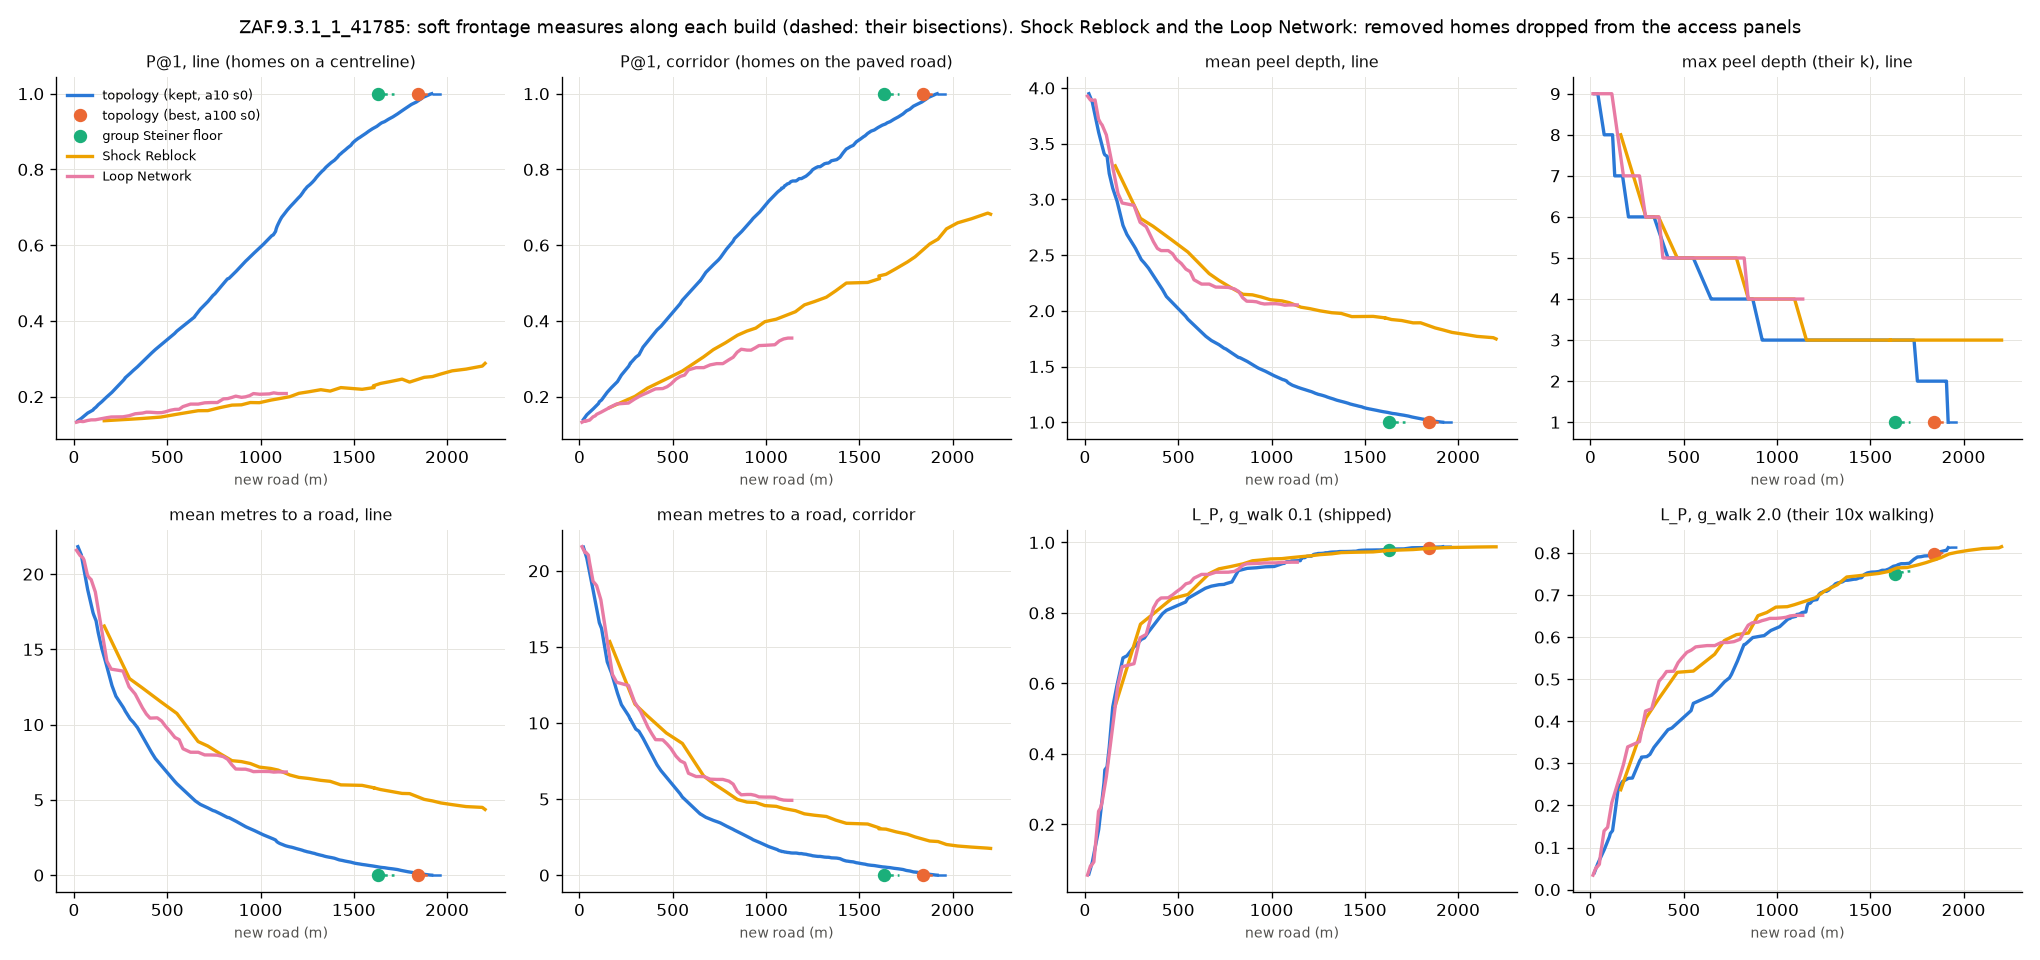

Reproduce this figure in Python.
"""Soft versions of topology's all-or-nothing frontage objective along each network's whole build
trajectory (owner 2026-11-05: "A soft objective lets us evaluate the trajectory rather than just
the end state"), on the face-off block (terms.py's networks, block and conventions).

States: topology's kept run in its build order (terms.topology_kept) and its six bisections; the
best sample (alpha 100 seed 0) and its bisections; the group Steiner floor and its bisections;
Shock Reblock by step (terms.shock: the paved corridor, its skeleton the centreline); the Loop
Network by canonical prefix (terms.cycle). The bisections' roads are read back from
rows/<part>.bisections.json (terms.bisected wrote each new edge).

Per state, over HOMES (buildings; each sits in exactly one parcel, the parcel that contains it, so
a home's access is its parcel's), the homes the state removes left out: a home is removed when the
paved corridor takes at least tau of its footprint (common.MEASURE's ramp at 1, so D counts it a
whole home), and D (area weights, common.MEASURE) charges for it already -- for our methods only
(REMOVES): topology's paths are lines that displace no one in its model. Measures:
  P@1        share of the kept homes whose parcel touches a street-connected road, under `line`
             (within STREET_TOL of a centreline: their convention) and `corridor` (within
             STREET_TOL of the paved corridor's edge: ours);
  depth      reblock.derive.access.parcel_access_layers per home, unreached one_past_deepest (as
             reblock does): mean, P@d = share at depth <= d (d = 1..4), access_burden (sum of
             depth^2 over kept homes), max (their k analogue: 1 is universal access);
  metres     reblock.derive.geometric_access.geometric_access_distances (tol STREET_TOL): mean and
             90th percentile;
  L_P        reblock.permeability.permeability, PermeabilityParams as shipped (conf/
             permeability.yaml) but g_walk in G_WALKS. Over PARCELS (the electrical mesh is the
             parcels'; a removed home's parcel stays a node). Every network as 7 m road
             centrelines (Shock Reblock's: its corridor's skeleton at 7 m).
Depth and metres are given under both conventions: the peel and the metres are reblock's
(parcel_access_layers, geometric_access_distances) seeded from the street-connected centrelines
under `line`, and the same BFS and Dijkstra (peel_from, metres_from, checked equal to reblock's on
lines every CHECK_EVERY states) seeded from the street-connected paved area under `corridor`.

    S=research/roadless/atlas/topology_terms/soft.py    # from the repo root, PYTHONPATH=.
    OMP_NUM_THREADS=1 OPENBLAS_NUM_THREADS=1 MKL_NUM_THREADS=1 NUMBA_NUM_THREADS=1 \\
        PYTHONDONTWRITEBYTECODE=1 uv run python $S rows <block> <part>   # soft/<part>.parquet
    ... $S report <block>                                              # soft_report.txt, soft.png
"""
from __future__ import annotations

import json
import sys
import time
from pathlib import Path
from typing import Any, NamedTuple

import geopandas as gpd
import numpy as np
import pandas as pd
import scipy.sparse as sp
import shapely
import yaml
from scipy.sparse.csgraph import dijkstra

HERE = Path(__file__).resolve().parent
sys.path.insert(0, str(HERE))
sys.path.insert(0, str(HERE.parents[1]))           # research/roadless: common, road_rescore
sys.path.insert(0, str(HERE.parent))               # atlas: block_site
import common  # noqa: E402
import road_rescore as rr  # noqa: E402
import terms as T  # noqa: E402
from block_site import Site  # noqa: E402

from reblock.budget import access_burden  # noqa: E402
from reblock.derive.access import (  # noqa: E402
    STREET_TOL,
    ParcelAdjacency,
    one_past_deepest,
    parcel_access_layers,
    street_connectivity,
)
from reblock.derive.geometric_access import geometric_access_distances  # noqa: E402
from reblock.permeability import (  # noqa: E402
    EgressContext,
    PermeabilityParams,
    permeability,
    with_width,
)

OUT = HERE / "soft"
G_WALKS = (0.01, 0.1, 1.0, 2.0)   # 0.1 shipped; 2.0 = a 7 m road's lane (20) over their 10x
DEPTHS = (1, 2, 3, 4)
PARTS = ("topology", "samples", "steiner", "shock", "cycle_native")
# The methods whose homes are dropped from the access measures: ours, which clear their corridor.
# Topology's family keeps every home: its paths are lines along parcel boundaries that displace
# no one in its own model (at 7 m the same rule would remove 559 of its 638 homes and leave the
# access measures to the 79 left; `removed_at_7m` records that count for every state).
REMOVES = ("shock", "cycle_native")
# Shock Reblock's paved corridor (networks.Grown's smoothed triangles) stops 0.91 -- 0.98 m short
# of the street on 41785, every part of every step: the corridor's edge at the street, one raster
# cell from it (terms.joined_to_street's allowance), joins it.
CORRIDOR_JOIN_M = 1.5
CHECK_EVERY = 5          # every this many states, the generic peel and metres checked on lines


def shipped_params() -> dict[str, float]:
    """conf/permeability.yaml's PermeabilityParams fields (the class has no defaults)."""
    raw = yaml.safe_load((common.REPO / "conf" / "permeability.yaml").read_text())["params"]
    return {k: float(v) for k, v in raw.items() if k != "_target_"}


class Block(NamedTuple):
    """The block's fixed parts for these measures."""
    b: Any
    home_parcel: np.ndarray       # per building, the parcel containing it
    w: np.ndarray                 # area weights per building (D's)
    adj: ParcelAdjacency
    egress: dict[float, EgressContext]


def block_of(b: Any) -> Block:
    parcels = np.array(b.parcels.geometry, dtype=object)
    bi, pi = shapely.STRtree(parcels).query(shapely.points(b.buildings.xy), predicate="within")
    if len(bi) != len(b.buildings.outlines) or len(set(pi.tolist())) != len(pi):
        raise AssertionError("buildings and parcels are not one to one")
    home_parcel = np.empty(len(bi), dtype=np.int64)
    home_parcel[bi] = pi
    sys.path.insert(0, str(T.HERE.parent / "roads5810"))
    import networks as nw  # noqa: PLC0415
    params = shipped_params()
    adj = ParcelAdjacency.of(b, STREET_TOL)
    egress = {g: EgressContext(adj, PermeabilityParams(**(params | {"g_walk": g})))
              for g in G_WALKS}
    return Block(b=b, home_parcel=home_parcel, w=nw.area_weights(b), adj=adj, egress=egress)


def seed_line(b: Any, roads: gpd.GeoDataFrame | None) -> Any:
    """The peel's own seed (street_connectivity): the street and the street-connected roads."""
    return street_connectivity(b.streets, roads, STREET_TOL).seed_geom


def seed_corridor(b: Any, paved: Any) -> Any:
    """The street and the parts of the paved area within CORRIDOR_JOIN_M of it (a part is one
    paved piece, its loops' holes included: its outline's inner rings are the same road)."""
    street = shapely.union_all(np.array(b.streets.geometry, dtype=object))
    if paved is None or shapely.is_empty(paved):
        return street
    parts = shapely.get_parts(paved)
    live = parts[shapely.dwithin(parts, street, CORRIDOR_JOIN_M)]
    return shapely.union_all(np.r_[np.array([street], dtype=object), live])


def peel_from(B: Block, seed: Any) -> np.ndarray:
    """parcel_access_layers' BFS (unreached one_past_deepest) from the parcels within STREET_TOL of
    `seed`: the same peel, seeded by any geometry."""
    parcels = np.array(B.b.parcels.geometry, dtype=object)
    layer = np.zeros(len(parcels), dtype=np.int64)
    frontier = list(np.flatnonzero(shapely.dwithin(parcels, seed, STREET_TOL)))
    layer[frontier] = 1
    k = 1
    while frontier:
        k += 1
        nxt = sorted({j for i in frontier for j in B.adj.neighbours[i] if layer[j] == 0})
        layer[nxt] = k
        frontier = nxt
    if (layer == 0).any():
        layer[layer == 0] = one_past_deepest(int(layer.max()), len(layer))
    return layer


def metres_from(B: Block, seed: Any) -> np.ndarray:
    """geometric_access_distances' Dijkstra (representative points, adjacency weighted by their
    distance) from the parcels within STREET_TOL of `seed`."""
    parcels = np.array(B.b.parcels.geometry, dtype=object)
    pts = shapely.get_coordinates(shapely.point_on_surface(parcels))
    n = len(parcels)
    u = np.array([i for i, nb in enumerate(B.adj.neighbours) for j in nb if i < j], dtype=np.int64)
    v = np.array([j for i, nb in enumerate(B.adj.neighbours) for j in nb if i < j], dtype=np.int64)
    w = np.maximum(np.linalg.norm(pts[u] - pts[v], axis=1), 1e-12)
    g = sp.coo_matrix((np.r_[w, w], (np.r_[u, v], np.r_[v, u])), shape=(n, n)).tocsr()
    src = np.flatnonzero(shapely.dwithin(parcels, seed, STREET_TOL))
    if not len(src):
        return np.full(n, np.inf)
    return dijkstra(g, indices=src, min_only=True)


def measures(B: Block, net: T.Net, *, D_known: float | None, removes: bool,
             check: bool) -> dict[str, Any]:
    b = B.b
    c = common.MEASURE.c(b.buildings, net.paved if not shapely.is_empty(net.paved) else None)
    D = float((c * B.w).sum() / B.w.sum())
    kept = c < 1.0 if removes else np.ones(len(c), bool)
    lines = (with_width(gpd.GeoDataFrame(geometry=list(net.lines)), T.ROAD_W)
             if len(net.lines) else None)
    out: dict[str, Any] = dict(method=net.method, stage=net.stage, stop=net.stop,
                               new_m=float(shapely.length(net.lines).sum()) if len(net.lines)
                               else 0.0, D=D, D_known=D_known, removed=int((~kept).sum()),
                               removed_at_7m=int((c >= 1.0).sum()), homes=int(kept.sum()))
    seeds = {"line": seed_line(b, lines), "corridor": seed_corridor(b, net.paved)}
    for conv, seed in seeds.items():
        depth = peel_from(B, seed)
        if conv == "line" and check:                # the generic peel is reblock's on lines
            ref = parcel_access_layers(B.adj, lines, unreached=one_past_deepest).to_numpy()
            mref = geometric_access_distances(b, lines, tol=STREET_TOL).to_numpy()
            if not (np.array_equal(ref, depth)
                    and np.allclose(mref, metres_from(B, seed), rtol=1e-9, atol=1e-9)):
                raise AssertionError(f"{net.method} {net.stop}: the generic peel or metres "
                                     "differ from reblock's")
        dh = depth[B.home_parcel][kept].astype(float)
        dall = depth[B.home_parcel].astype(float)
        out[f"{conv}_P@1_all"] = float((dall <= 1).mean())      # removed homes kept in
        out[f"{conv}_depth_mean_all"] = float(dall.mean())
        out[f"{conv}_P@1"] = float((dh <= 1).mean())
        for d in DEPTHS[1:]:
            out[f"{conv}_P@{d}"] = float((dh <= d).mean())
        out[f"{conv}_depth_mean"] = float(dh.mean())
        out[f"{conv}_burden"] = access_burden(pd.Series(dh))
        out[f"{conv}_depth_max"] = float(dh.max())
        m = metres_from(B, seed)[B.home_parcel][kept]
        out[f"{conv}_m_mean"] = float(np.mean(m))
        out[f"{conv}_m_p90"] = float(np.percentile(m, 90))
        out[f"{conv}_m_unreached"] = int((~np.isfinite(m)).sum())
    for g, ctx in B.egress.items():
        out[f"L_P@{g:g}"] = float(permeability(ctx, lines))
    return out


def with_bisections(net: T.Net, part: str) -> list[T.Net]:
    """`net` then each of its bisections, read back from rows/<part>.bisections.json."""
    rows_ = [r for r in json.loads((T.ROWS / f"{part}.bisections.json").read_text())
             if r["method"] == net.method]
    out, cur = [net], net
    for r in sorted(rows_, key=lambda r: r["k"]):
        cur = T.with_lines(cur, np.asarray(shapely.from_wkt(r["wkt"]), dtype=object), stop=r["k"])
        out.append(cur)
    if len(out) != T.BISECTIONS + 1:
        raise AssertionError(f"{net.method}: {len(out) - 1} bisections stored")
    return out


def grid_D(site: Site, key: str) -> dict[int, float]:
    g = json.loads((site.kept / f"{key}_grid.json").read_text())
    rows_ = [r for r in g["rows"] if r["status"] != "stopped"] + [g["whole"]]
    return {int(r["stop"]): float(r["D"]) for r in rows_}


def nets_of(part: str, b: Any, site: Site) -> tuple[list[T.Net], dict[int, float]]:
    """The part's states and the D the build-out rows give them (by stop, build stage only)."""
    match part:
        case "topology":
            kept = T.topology_kept(site)
            return kept + with_bisections(kept[-1], part)[1:], grid_D(site, T.TOPOLOGY_GRID)
        case "samples":
            best = T.whole("topology.a100.s0", T.RUNS / "topology.a100.s0.parquet")
            return with_bisections(best, part), {}
        case "steiner":
            return with_bisections(T.whole("steiner", T.RUNS / "steiner.ordered.parquet"),
                                   part), {}
        case "shock":
            return T.shock(b, site), grid_D(site, T.SHOCK)
        case "cycle_native":
            return T.cycle(site), {}
    raise SystemExit(f"{part}: not one of {PARTS}")


def rows(bid: str, part: str) -> None:
    site = Site.of(bid)
    [b] = common.build_blocks([bid])
    B = block_of(b)
    t0 = time.time()
    nets, Dk = nets_of(part, b, site)
    out = [measures(B, n, D_known=Dk.get(n.stop) if n.stage == "build" else None,
                    removes=part in REMOVES, check=k % CHECK_EVERY == 0 or k == len(nets) - 1)
           for k, n in enumerate(nets)]
    OUT.mkdir(exist_ok=True)
    pd.DataFrame(out).to_parquet(OUT / f"{part}.parquet")
    print(f"{part}: {len(nets)} states ({time.time() - t0:.0f}s)", flush=True)


# ------------------------------------------------------------------ the report

NAMES = {"topology": "topology (kept, a10 s0)", "topology.a100.s0": "topology (best, a100 s0)",
         "steiner": "group Steiner floor", "shock": "Shock Reblock",
         "cycle_native": "Loop Network"}
COLOURS = {"topology": "#2a78d6", "topology.a100.s0": "#eb6834", "steiner": "#1baf7a",
           "shock": "#eda100", "cycle_native": "#e87ba4"}
# (column, higher is better)
MEASURES = (("line_P@1", True), ("corridor_P@1", True), ("line_P@2", True), ("line_P@3", True),
            ("line_P@4", True), ("line_depth_mean", False), ("corridor_depth_mean", False),
            ("line_burden", False), ("line_depth_max", False), ("corridor_depth_max", False),
            ("line_m_mean", False), ("line_m_p90", False), ("corridor_m_mean", False),
            ("corridor_m_p90", False), ("L_P@0.01", True), ("L_P@0.1", True), ("L_P@1", True),
            ("L_P@2", True))
TABLE = ("new_m", "D", "homes", "line_P@1", "corridor_P@1", "line_P@1_all", "corridor_P@1_all",
         "line_depth_mean", "corridor_depth_mean", "line_P@2", "line_P@3", "line_P@4",
         "line_burden", "line_depth_max", "corridor_depth_max", "line_m_mean", "line_m_p90",
         "corridor_m_mean", "corridor_m_p90", "L_P@0.01", "L_P@0.1", "L_P@1", "L_P@2")


def trajectories() -> dict[str, pd.DataFrame]:
    """Per method its states in build order (build stage by stop, then the bisections)."""
    df = pd.concat([pd.read_parquet(OUT / f"{p}.parquet") for p in PARTS], ignore_index=True)
    df["order"] = np.where(df.stage == "build", 0, 1)
    return {m: d.sort_values(["order", "stop"]).reset_index(drop=True)
            for m, d in df.groupby("method", sort=False)}


def at(d: pd.DataFrame, col: str, x: float) -> pd.Series | None:
    """The method's state at budget x on axis `col`: its last state with col <= x (None before
    its first)."""
    ok = d[d[col] <= x + 1e-9]
    return None if ok.empty else ok.iloc[-1]


def report(bid: str) -> None:
    import matplotlib  # noqa: PLC0415
    matplotlib.use("Agg")
    import matplotlib.pyplot as plt  # noqa: PLC0415
    tr = trajectories()
    lines_out: list[str] = []

    def say(x: str = "") -> None:
        lines_out.append(x)
        print(x, flush=True)

    say(f"{bid}: soft frontage measures along each trajectory (soft.py docstring)")
    say("homes = buildings, each in its own parcel; L_P over parcels; removed homes dropped from "
        "the access measures for Shock Reblock and the Loop Network only (REMOVES); *_all keep "
        "them")
    # D agreement with the build-out rows
    for m in ("topology", "shock"):
        d = tr[m].dropna(subset=["D_known"])
        say(f"D here vs the build-out rows ({m}): max |diff| {np.abs(d.D - d.D_known).max():.4f} "
            f"over {len(d)} stops")
    summary: dict[str, Any] = {}
    # 1. the Demo budgets
    say("\n== at the Demo budgets (shortest prefix with D >= target) ==")
    rows_: list[dict[str, Any]] = []
    for t in T.DEMO_D:
        for m in ("topology", "shock", "cycle_native"):
            d = tr[m]
            hit = d[(d.stage == "build") & (d.D >= t)]
            r = hit.iloc[0] if len(hit) else d[d.stage == "build"].iloc[-1]
            rows_.append(dict(target=t, method=NAMES[m], stop=int(r.stop),
                              **{c: r[c] for c in TABLE}))
    demo = pd.DataFrame(rows_)
    say(demo.round(3).T.to_string(header=False))
    summary["demo"] = rows_
    # 2. end states
    say("\n== end states ==")
    ends = []
    for m, d in tr.items():
        b_ = d[d.stage == "build"].iloc[-1]
        ends.append(dict(method=NAMES[m], state="build end", stop=int(b_.stop),
                         **{c: b_[c] for c in TABLE}))
        if (d.stage == "bisect").any():
            e = d.iloc[-1]
            ends.append(dict(method=NAMES[m], state=f"+{int(e.stop)} bisections",
                             stop=int(e.stop), **{c: e[c] for c in TABLE}))
    say(pd.DataFrame(ends).round(3).T.to_string(header=False))
    summary["ends"] = ends
    # 3. rankings at matched road length and at matched D
    say("\n== who is best, topology (kept) vs Shock Reblock vs the Loop Network, at matched "
        "budgets ==")
    cmp_ = ("topology", "shock", "cycle_native")
    for axis, grid in (("new_m", np.arange(100.0, 2201.0, 100.0)),
                       ("D", np.round(np.arange(0.02, 0.72, 0.02), 2))):
        say(f"-- axis {axis}: a method's last state at or below the budget; * where that state is "
            f"more than {'0.03' if axis == 'D' else '60 m'} below it (past its end, or a gap) --")
        table: dict[str, list[str]] = {}
        cross: dict[str, list[str]] = {}
        for col, hi in MEASURES:
            best, sign = [], []
            for x in grid:
                vals = {}
                for m in cmp_:
                    r = at(tr[m][tr[m].stage == "build"], axis, float(x))
                    if r is not None:
                        vals[m] = (float(r[col]), r[axis] < x - (0.03 if axis == "D" else 60))
                if len(vals) < 2:
                    best.append("-")
                    sign.append(0)
                    continue
                key = max if hi else min
                win = key(vals, key=lambda k: vals[k][0])
                tie = sum(abs(v[0] - vals[win][0]) < 1e-9 for v in vals.values()) > 1
                best.append("tie" if tie else ("T" if win == "topology" else
                                               "S" if win == "shock" else "L")
                            + ("*" if vals[win][1] else ""))
                if "topology" in vals and "shock" in vals:
                    dv = vals["topology"][0] - vals["shock"][0]
                    sign.append(int(np.sign(dv if hi else -dv)))
                else:
                    sign.append(0)
            table[col] = best
            cross[col] = [f"{grid[k]:g}" for k in range(1, len(grid))
                          if sign[k] and sign[k - 1] and sign[k] != sign[k - 1]]
        frame = pd.DataFrame(table, index=[f"{x:g}" for x in grid]).T
        say(frame.to_string())
        say("topology vs Shock Reblock: the better one changes at " + "; ".join(
            f"{c}: {', '.join(v) if v else 'never'}" for c, v in cross.items()))
        summary[f"rank_{axis}"] = dict(table=table, crossings=cross)
    # 4. monotonicity
    say("\n== non-monotone steps (a measure getting worse as a road is added) ==")
    mono = {}
    for m, d in tr.items():
        for col, hi in MEASURES:
            v = d[col].to_numpy(dtype=float)
            dv = np.diff(v) * (1 if hi else -1)
            bad = np.flatnonzero(dv < -1e-9)
            if len(bad):
                k = int(bad[np.argmin(dv[bad])])
                mono[f"{m}|{col}"] = dict(n=len(bad), steps=len(dv), worst=float(-dv[k]),
                                          at=f"{d.stage[k + 1]} {int(d.stop[k + 1])}")
                say(f"{NAMES[m]:<26}{col:<22}{len(bad):3d} of {len(dv):3d} steps; worst "
                    f"{-dv[k]:.4g} at {d.stage[k + 1]} {int(d.stop[k + 1])}")
    summary["nonmonotone"] = mono
    (HERE / "soft_summary.json").write_text(json.dumps(summary, indent=1, default=float) + "\n")
    (HERE / "soft_report.txt").write_text("\n".join(lines_out) + "\n")
    # 5. the plot
    panels = (("line_P@1", "P@1, line (homes on a centreline)"),
              ("corridor_P@1", "P@1, corridor (homes on the paved road)"),
              ("line_depth_mean", "mean peel depth, line"),
              ("line_depth_max", "max peel depth (their k), line"),
              ("line_m_mean", "mean metres to a road, line"),
              ("corridor_m_mean", "mean metres to a road, corridor"),
              ("L_P@0.1", "L_P, g_walk 0.1 (shipped)"),
              ("L_P@2", "L_P, g_walk 2.0 (their 10x walking)"))
    fig, axes = plt.subplots(2, 4, figsize=(17, 8))
    for ax, (col, title) in zip(axes.ravel(), panels, strict=True):
        for m, d in tr.items():
            b_, s_ = d[d.stage == "build"], d[d.stage == "bisect"]
            col_ = COLOURS[m]
            if len(b_) > 1:
                ax.plot(b_.new_m, b_[col], color=col_, lw=2, label=NAMES[m])
            else:
                ax.plot(b_.new_m, b_[col], "o", color=col_, ms=7, label=NAMES[m])
            if len(s_):
                ax.plot(np.r_[b_.new_m.iloc[-1:], s_.new_m], np.r_[b_[col].iloc[-1:], s_[col]],
                        "--", color=col_, lw=1.5)
        ax.set_title(title, fontsize=9.5, color="#0b0b0b")
        ax.set_xlabel("new road (m)", fontsize=8.5, color="#52514e")
        ax.grid(color="#e6e5e0", lw=0.6)
        for sp_ in ("top", "right"):
            ax.spines[sp_].set_visible(False)
    axes[0, 0].legend(frameon=False, fontsize=7.5, loc="upper left")
    fig.suptitle(f"{bid}: soft frontage measures along each build (dashed: their bisections). "
                 "Shock Reblock and the Loop Network: removed homes dropped from the access "
                 "panels", fontsize=10.5)
    fig.tight_layout()
    fig.savefig(HERE / "soft.png", dpi=120)
    say(str(HERE / "soft.png"))


if __name__ == "__main__":
    rr._check_single_threaded()
    match sys.argv[1:]:
        case ["rows", bid, part]:
            rows(bid, part)
        case ["report", bid]:
            report(bid)
        case _:
            raise SystemExit(__doc__)
